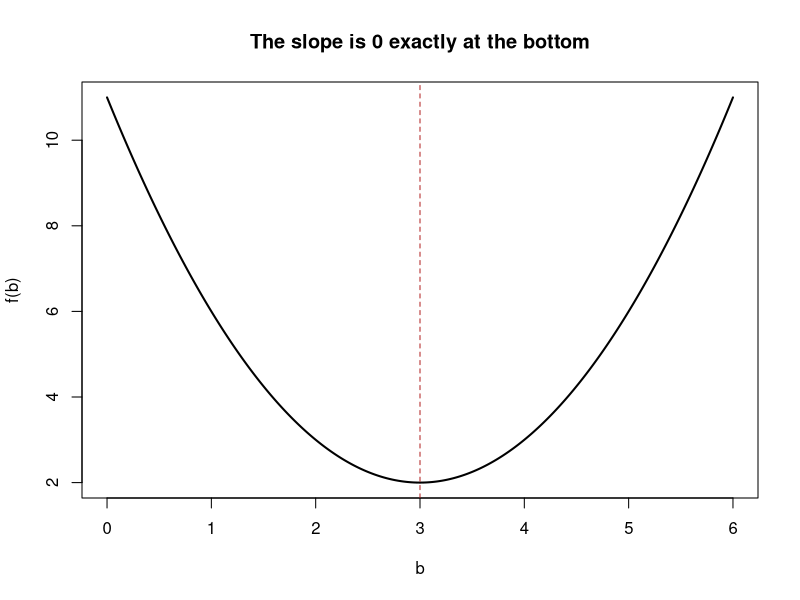

This figure's R source:
## ---- chunk 1
#| message: false
# Packages this lesson uses. Missing ones are installed automatically.
needed <- c()   # base R is all we need
to_install <- setdiff(needed, rownames(installed.packages()))
if (length(to_install) > 0) install.packages(to_install)
invisible(lapply(needed, library, character.only = TRUE))
set.seed(42)
## ---- chunk 2
#| fig-alt: "A parabola with its minimum at b = 3 where the slope is zero"
# The tiny valley: f(b) = (b - 3)^2 + 2
f <- function(b) (b - 3)^2 + 2

# Guess-and-check, like we did by hand
f(c(1, 2, 3, 4, 5))          # 6 3 2 3 6 — bottom at b = 3

# The derivative we computed: f'(b) = 2(b - 3). Zero exactly at b = 3.
fprime <- function(b) 2 * (b - 3)
fprime(c(1, 2, 3, 4, 5))     # -4 -2 0 2 4 — negative going in, zero at bottom

b <- seq(0, 6, 0.01)
plot(b, f(b), type = "l", lwd = 2, main = "The slope is 0 exactly at the bottom")
abline(v = 3, col = "firebrick", lty = 2)
